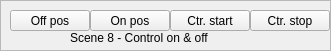
  <widget class="QFrame" name="frame_2">
   <property name="geometry">
    <rect>
     <x>1270</x>
     <y>810</y>
     <width>331</width>
     <height>51</height>
    </rect>
   </property>
   <property name="frameShape">
    <enum>QFrame::StyledPanel</enum>
   </property>
   <property name="frameShadow">
    <enum>QFrame::Raised</enum>
   </property>
   <widget class="QLabel" name="label_13">
    <property name="geometry">
     <rect>
      <x>70</x>
      <y>30</y>
      <width>191</width>
      <height>16</height>
     </rect>
    </property>
    <property name="text">
     <string>Scene 8 - Control on &amp; off</string>
    </property>
   </widget>
   <widget class="QPushButton" name="BTN_CTRL_ONPOS">
    <property name="geometry">
     <rect>
      <x>90</x>
      <y>10</y>
      <width>80</width>
      <height>21</height>
     </rect>
    </property>
    <property name="text">
     <string>On pos</string>
    </property>
   </widget>
   <widget class="QPushButton" name="BTN_CTRL_STOP">
    <property name="geometry">
     <rect>
      <x>250</x>
      <y>10</y>
      <width>80</width>
      <height>21</height>
     </rect>
    </property>
    <property name="text">
     <string>Ctr. stop</string>
    </property>
   </widget>
   <widget class="QPushButton" name="BTN_CTRL_OFFPOS">
    <property name="geometry">
     <rect>
      <x>10</x>
      <y>10</y>
      <width>80</width>
      <height>21</height>
     </rect>
    </property>
    <property name="text">
     <string>Off pos</string>
    </property>
   </widget>
   <widget class="QPushButton" name="BTN_CTRL_START">
    <property name="geometry">
     <rect>
      <x>170</x>
      <y>10</y>
      <width>80</width>
      <height>21</height>
     </rect>
    </property>
    <property name="text">
     <string>Ctr. start</string>
    </property>
   </widget>
  </widget>
